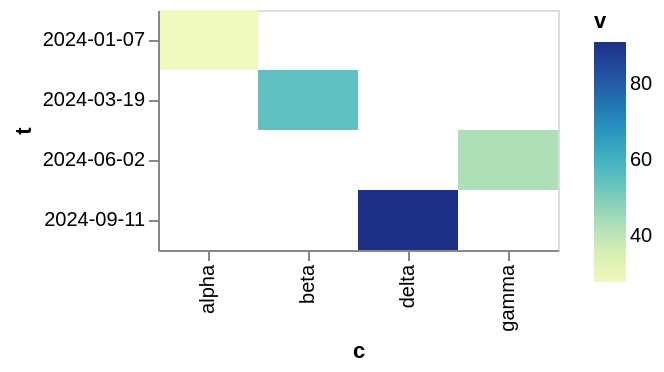

Describe this chart as a Vega-Lite specification.
### Vega-Lite specification from a JSON file in a GitHub repository (floating-point values rounded to 4 significant figures)
{"$schema": "https://vega.github.io/schema/vega-lite/v6.json", "width": 200, "height": 120, "data": {"values": [{"c": "alpha", "v": 28, "w": 3, "t": "2024-01-07"}, {"c": "beta", "v": 55, "w": 7, "t": "2024-03-19"}, {"c": "gamma", "v": 43, "w": 5, "t": "2024-06-02"}, {"c": "delta", "v": 91, "w": 9, "t": "2024-09-11"}]}, "mark": "rect", "encoding": {"x": {"field": "c", "type": "nominal"}, "y": {"field": "t", "type": "ordinal"}, "color": {"field": "v", "type": "quantitative"}}, "config": {"rect": {"fill": "darkseagreen"}}}
